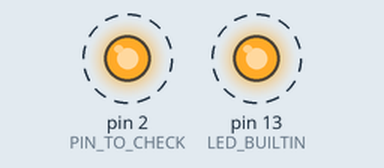
Recording of a sketch running on a simulated Arduino Uno, built with avr-gcc and run on an emulated ATmega328P. Shown: output pins drawn as LEDs (lit = HIGH). Dashed ring = blinking. What the sketch prints to the serial monitor is not drawn.

Above: at 0.5 s.
Timing chart, 0 to 4.6 s (numbered marks = the images above):
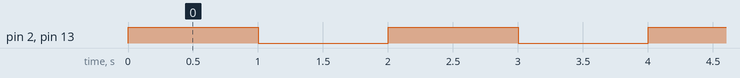

Measured:
- by itself, pin 2 (PIN_TO_CHECK), pin 13 (LED_BUILTIN): alternates HIGH for 1.0 s and LOW for 1.0 s

The sketch:

pincheck.ino
```cpp
// quick check of pin function & voltage
// internal led + serial message for extra debugging

#define PIN_TO_CHECK 2

void setup() {
  pinMode(PIN_TO_CHECK, OUTPUT);
  pinMode(LED_BUILTIN, OUTPUT);
}

void loop() {
  // Go high
  Serial.begin(9600);
  Serial.println("1 ");
  digitalWrite(PIN_TO_CHECK, HIGH);
  digitalWrite(LED_BUILTIN, HIGH);
  delay(1000);

  // Go low
  digitalWrite(PIN_TO_CHECK, LOW);
  digitalWrite(LED_BUILTIN, LOW);
  Serial.println("0");
  delay(1000);
}
```
